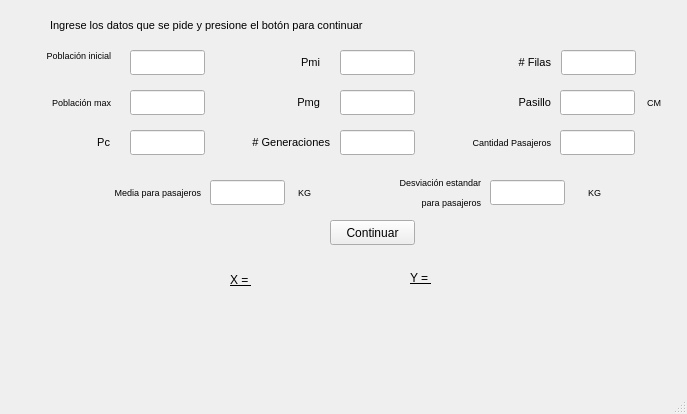
<?xml version="1.0" encoding="UTF-8"?>
<ui version="4.0">
 <class>MainWindow</class>
 <widget class="QMainWindow" name="MainWindow">
  <property name="geometry">
   <rect>
    <x>0</x>
    <y>0</y>
    <width>687</width>
    <height>414</height>
   </rect>
  </property>
  <property name="windowTitle">
   <string>Genético</string>
  </property>
  <property name="autoFillBackground">
   <bool>true</bool>
  </property>
  <widget class="QWidget" name="centralwidget">
   <widget class="QLabel" name="label">
    <property name="geometry">
     <rect>
      <x>-50</x>
      <y>40</y>
      <width>161</width>
      <height>31</height>
     </rect>
    </property>
    <property name="font">
     <font>
      <pointsize>7</pointsize>
     </font>
    </property>
    <property name="layoutDirection">
     <enum>Qt::LeftToRight</enum>
    </property>
    <property name="text">
     <string>Población inicial</string>
    </property>
    <property name="alignment">
     <set>Qt::AlignRight|Qt::AlignTrailing|Qt::AlignVCenter</set>
    </property>
   </widget>
   <widget class="QLineEdit" name="poblacion_i">
    <property name="geometry">
     <rect>
      <x>130</x>
      <y>50</y>
      <width>75</width>
      <height>25</height>
     </rect>
    </property>
    <property name="font">
     <font>
      <pointsize>9</pointsize>
     </font>
    </property>
   </widget>
   <widget class="QLabel" name="label_2">
    <property name="geometry">
     <rect>
      <x>-40</x>
      <y>90</y>
      <width>151</width>
      <height>25</height>
     </rect>
    </property>
    <property name="font">
     <font>
      <pointsize>7</pointsize>
     </font>
    </property>
    <property name="layoutDirection">
     <enum>Qt::LeftToRight</enum>
    </property>
    <property name="text">
     <string>Población max</string>
    </property>
    <property name="alignment">
     <set>Qt::AlignRight|Qt::AlignTrailing|Qt::AlignVCenter</set>
    </property>
   </widget>
   <widget class="QLineEdit" name="poblacion_m">
    <property name="geometry">
     <rect>
      <x>130</x>
      <y>90</y>
      <width>75</width>
      <height>25</height>
     </rect>
    </property>
    <property name="font">
     <font>
      <pointsize>9</pointsize>
     </font>
    </property>
   </widget>
   <widget class="QLabel" name="label_3">
    <property name="geometry">
     <rect>
      <x>-10</x>
      <y>130</y>
      <width>120</width>
      <height>25</height>
     </rect>
    </property>
    <property name="font">
     <font>
      <pointsize>8</pointsize>
     </font>
    </property>
    <property name="layoutDirection">
     <enum>Qt::LeftToRight</enum>
    </property>
    <property name="text">
     <string>Pc</string>
    </property>
    <property name="alignment">
     <set>Qt::AlignRight|Qt::AlignTrailing|Qt::AlignVCenter</set>
    </property>
   </widget>
   <widget class="QLineEdit" name="pcruza">
    <property name="geometry">
     <rect>
      <x>130</x>
      <y>130</y>
      <width>75</width>
      <height>25</height>
     </rect>
    </property>
    <property name="font">
     <font>
      <pointsize>9</pointsize>
     </font>
    </property>
   </widget>
   <widget class="QLineEdit" name="pmi">
    <property name="geometry">
     <rect>
      <x>340</x>
      <y>50</y>
      <width>75</width>
      <height>25</height>
     </rect>
    </property>
   </widget>
   <widget class="QLabel" name="label_5">
    <property name="geometry">
     <rect>
      <x>250</x>
      <y>50</y>
      <width>70</width>
      <height>25</height>
     </rect>
    </property>
    <property name="font">
     <font>
      <pointsize>8</pointsize>
     </font>
    </property>
    <property name="text">
     <string>Pmi</string>
    </property>
    <property name="alignment">
     <set>Qt::AlignRight|Qt::AlignTrailing|Qt::AlignVCenter</set>
    </property>
   </widget>
   <widget class="QLabel" name="label_6">
    <property name="geometry">
     <rect>
      <x>250</x>
      <y>90</y>
      <width>70</width>
      <height>25</height>
     </rect>
    </property>
    <property name="font">
     <font>
      <pointsize>8</pointsize>
     </font>
    </property>
    <property name="text">
     <string>Pmg</string>
    </property>
    <property name="alignment">
     <set>Qt::AlignRight|Qt::AlignTrailing|Qt::AlignVCenter</set>
    </property>
   </widget>
   <widget class="QLineEdit" name="pmg">
    <property name="geometry">
     <rect>
      <x>340</x>
      <y>90</y>
      <width>75</width>
      <height>25</height>
     </rect>
    </property>
   </widget>
   <widget class="QLabel" name="label_4">
    <property name="geometry">
     <rect>
      <x>50</x>
      <y>10</y>
      <width>591</width>
      <height>31</height>
     </rect>
    </property>
    <property name="maximumSize">
     <size>
      <width>16777215</width>
      <height>16777215</height>
     </size>
    </property>
    <property name="sizeIncrement">
     <size>
      <width>2</width>
      <height>0</height>
     </size>
    </property>
    <property name="font">
     <font>
      <pointsize>8</pointsize>
     </font>
    </property>
    <property name="text">
     <string>Ingrese los datos que se pide y presione el botón para continuar </string>
    </property>
   </widget>
   <widget class="QPushButton" name="btn_ok">
    <property name="geometry">
     <rect>
      <x>330</x>
      <y>220</y>
      <width>85</width>
      <height>25</height>
     </rect>
    </property>
    <property name="text">
     <string>Continuar</string>
    </property>
   </widget>
   <widget class="QLabel" name="estado">
    <property name="geometry">
     <rect>
      <x>60</x>
      <y>300</y>
      <width>921</width>
      <height>21</height>
     </rect>
    </property>
    <property name="font">
     <font>
      <pointsize>9</pointsize>
     </font>
    </property>
    <property name="text">
     <string/>
    </property>
   </widget>
   <widget class="QLabel" name="estado2">
    <property name="geometry">
     <rect>
      <x>50</x>
      <y>340</y>
      <width>651</width>
      <height>25</height>
     </rect>
    </property>
    <property name="font">
     <font>
      <pointsize>9</pointsize>
     </font>
    </property>
    <property name="text">
     <string/>
    </property>
   </widget>
   <widget class="QLabel" name="label_12">
    <property name="geometry">
     <rect>
      <x>209</x>
      <y>130</y>
      <width>121</width>
      <height>25</height>
     </rect>
    </property>
    <property name="font">
     <font>
      <pointsize>8</pointsize>
     </font>
    </property>
    <property name="text">
     <string># Generaciones</string>
    </property>
    <property name="alignment">
     <set>Qt::AlignRight|Qt::AlignTrailing|Qt::AlignVCenter</set>
    </property>
   </widget>
   <widget class="QLineEdit" name="generaciones">
    <property name="geometry">
     <rect>
      <x>340</x>
      <y>130</y>
      <width>75</width>
      <height>25</height>
     </rect>
    </property>
    <property name="text">
     <string/>
    </property>
   </widget>
   <widget class="QLineEdit" name="filas">
    <property name="geometry">
     <rect>
      <x>561</x>
      <y>50</y>
      <width>75</width>
      <height>25</height>
     </rect>
    </property>
   </widget>
   <widget class="QLabel" name="label_7">
    <property name="geometry">
     <rect>
      <x>450</x>
      <y>50</y>
      <width>101</width>
      <height>25</height>
     </rect>
    </property>
    <property name="font">
     <font>
      <pointsize>8</pointsize>
     </font>
    </property>
    <property name="text">
     <string># Filas</string>
    </property>
    <property name="alignment">
     <set>Qt::AlignRight|Qt::AlignTrailing|Qt::AlignVCenter</set>
    </property>
   </widget>
   <widget class="QLabel" name="label_19">
    <property name="geometry">
     <rect>
      <x>430</x>
      <y>90</y>
      <width>121</width>
      <height>25</height>
     </rect>
    </property>
    <property name="font">
     <font>
      <pointsize>8</pointsize>
     </font>
    </property>
    <property name="text">
     <string>Pasillo</string>
    </property>
    <property name="alignment">
     <set>Qt::AlignRight|Qt::AlignTrailing|Qt::AlignVCenter</set>
    </property>
   </widget>
   <widget class="QLineEdit" name="pasillo">
    <property name="geometry">
     <rect>
      <x>560</x>
      <y>90</y>
      <width>75</width>
      <height>25</height>
     </rect>
    </property>
    <property name="text">
     <string/>
    </property>
   </widget>
   <widget class="QLabel" name="centro_x">
    <property name="geometry">
     <rect>
      <x>230</x>
      <y>270</y>
      <width>141</width>
      <height>20</height>
     </rect>
    </property>
    <property name="font">
     <font>
      <pointsize>9</pointsize>
      <underline>true</underline>
     </font>
    </property>
    <property name="text">
     <string>X = </string>
    </property>
   </widget>
   <widget class="QLabel" name="centro_y">
    <property name="geometry">
     <rect>
      <x>410</x>
      <y>270</y>
      <width>141</width>
      <height>16</height>
     </rect>
    </property>
    <property name="font">
     <font>
      <pointsize>9</pointsize>
      <underline>true</underline>
     </font>
    </property>
    <property name="text">
     <string>Y = </string>
    </property>
   </widget>
   <widget class="QLineEdit" name="cantidad">
    <property name="geometry">
     <rect>
      <x>560</x>
      <y>130</y>
      <width>75</width>
      <height>25</height>
     </rect>
    </property>
    <property name="text">
     <string/>
    </property>
   </widget>
   <widget class="QLabel" name="label_20">
    <property name="geometry">
     <rect>
      <x>430</x>
      <y>130</y>
      <width>121</width>
      <height>25</height>
     </rect>
    </property>
    <property name="font">
     <font>
      <pointsize>7</pointsize>
     </font>
    </property>
    <property name="text">
     <string>Cantidad Pasajeros</string>
    </property>
    <property name="alignment">
     <set>Qt::AlignRight|Qt::AlignTrailing|Qt::AlignVCenter</set>
    </property>
   </widget>
   <widget class="QLineEdit" name="media">
    <property name="geometry">
     <rect>
      <x>210</x>
      <y>180</y>
      <width>75</width>
      <height>25</height>
     </rect>
    </property>
    <property name="text">
     <string/>
    </property>
   </widget>
   <widget class="QLabel" name="label_21">
    <property name="geometry">
     <rect>
      <x>50</x>
      <y>180</y>
      <width>151</width>
      <height>25</height>
     </rect>
    </property>
    <property name="font">
     <font>
      <pointsize>7</pointsize>
     </font>
    </property>
    <property name="text">
     <string>Media para pasajeros</string>
    </property>
    <property name="alignment">
     <set>Qt::AlignRight|Qt::AlignTrailing|Qt::AlignVCenter</set>
    </property>
   </widget>
   <widget class="QLineEdit" name="desviacion">
    <property name="geometry">
     <rect>
      <x>490</x>
      <y>180</y>
      <width>75</width>
      <height>25</height>
     </rect>
    </property>
    <property name="text">
     <string/>
    </property>
   </widget>
   <widget class="QLabel" name="label_22">
    <property name="geometry">
     <rect>
      <x>330</x>
      <y>170</y>
      <width>151</width>
      <height>25</height>
     </rect>
    </property>
    <property name="font">
     <font>
      <pointsize>7</pointsize>
     </font>
    </property>
    <property name="text">
     <string>Desviación estandar</string>
    </property>
    <property name="alignment">
     <set>Qt::AlignRight|Qt::AlignTrailing|Qt::AlignVCenter</set>
    </property>
   </widget>
   <widget class="QLabel" name="label_23">
    <property name="geometry">
     <rect>
      <x>280</x>
      <y>180</y>
      <width>31</width>
      <height>25</height>
     </rect>
    </property>
    <property name="font">
     <font>
      <pointsize>7</pointsize>
     </font>
    </property>
    <property name="text">
     <string>KG</string>
    </property>
    <property name="alignment">
     <set>Qt::AlignRight|Qt::AlignTrailing|Qt::AlignVCenter</set>
    </property>
   </widget>
   <widget class="QLabel" name="label_24">
    <property name="geometry">
     <rect>
      <x>570</x>
      <y>180</y>
      <width>31</width>
      <height>25</height>
     </rect>
    </property>
    <property name="font">
     <font>
      <pointsize>7</pointsize>
     </font>
    </property>
    <property name="text">
     <string>KG</string>
    </property>
    <property name="alignment">
     <set>Qt::AlignRight|Qt::AlignTrailing|Qt::AlignVCenter</set>
    </property>
   </widget>
   <widget class="QLabel" name="label_25">
    <property name="geometry">
     <rect>
      <x>330</x>
      <y>190</y>
      <width>151</width>
      <height>25</height>
     </rect>
    </property>
    <property name="font">
     <font>
      <pointsize>7</pointsize>
     </font>
    </property>
    <property name="text">
     <string>para pasajeros</string>
    </property>
    <property name="alignment">
     <set>Qt::AlignRight|Qt::AlignTrailing|Qt::AlignVCenter</set>
    </property>
   </widget>
   <widget class="QLabel" name="label_26">
    <property name="geometry">
     <rect>
      <x>630</x>
      <y>90</y>
      <width>31</width>
      <height>25</height>
     </rect>
    </property>
    <property name="font">
     <font>
      <pointsize>7</pointsize>
     </font>
    </property>
    <property name="text">
     <string>CM</string>
    </property>
    <property name="alignment">
     <set>Qt::AlignRight|Qt::AlignTrailing|Qt::AlignVCenter</set>
    </property>
   </widget>
  </widget>
  <widget class="QMenuBar" name="menubar">
   <property name="geometry">
    <rect>
     <x>0</x>
     <y>0</y>
     <width>687</width>
     <height>22</height>
    </rect>
   </property>
  </widget>
  <widget class="QStatusBar" name="statusbar"/>
 </widget>
 <resources/>
 <connections/>
</ui>
